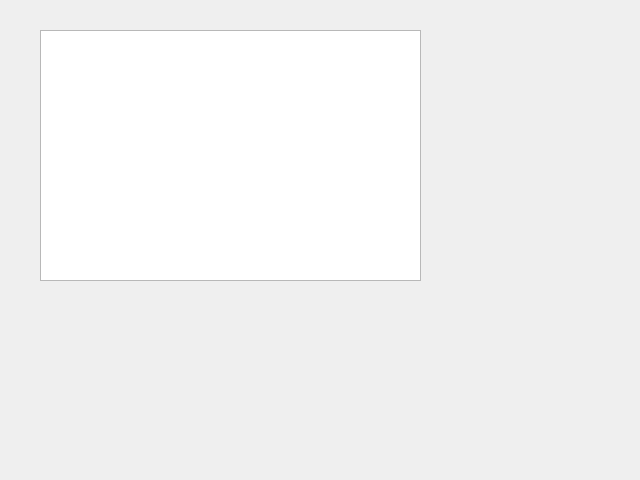
<?xml version="1.0" encoding="UTF-8"?>
<ui version="4.0">
 <class>Dialog</class>
 <widget class="QDialog" name="Dialog">
  <property name="geometry">
   <rect>
    <x>0</x>
    <y>0</y>
    <width>640</width>
    <height>480</height>
   </rect>
  </property>
  <property name="windowTitle">
   <string>Dialog</string>
  </property>
  <widget class="QTableView" name="tableView">
   <property name="geometry">
    <rect>
     <x>40</x>
     <y>30</y>
     <width>381</width>
     <height>251</height>
    </rect>
   </property>
  </widget>
 </widget>
 <resources/>
 <connections/>
</ui>
